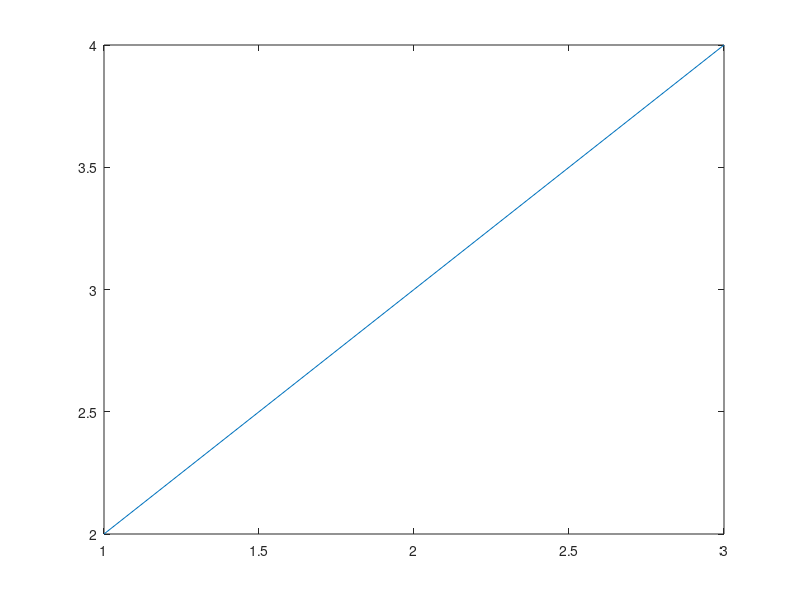

The MATLAB source for this figure: (Note: this script raises an error after producing the figure.)
f=figure(1)
sh=subplot(1,1,1)
p=plot([1 2 3],[2 3 4])
p2=get(p,'Parent') %sh=p2
a=ChangePos(p2,0)                           % get position of graph
b=ChangePos(p2,[0 0 -0.20 -0.20],0)         % shift position (0 drittes)
%c=ChangePos(p2,[0.05 0.05 0.95 0.95],1)     % set position to coordinates 